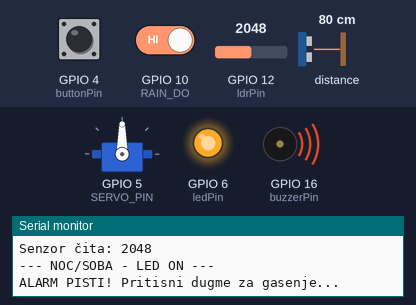
Simulated run of this sketch. Board: ESP32-S3. On the bench: servo, output pins drawn as LEDs (lit = HIGH), buzzer (waves = sounding), the last lines printed to the serial monitor. The inputs (shaded band) are chosen by the test bench; at power-on: GPIO 10 (RAIN_DO) HIGH, GPIO 4 (buttonPin) HIGH, GPIO 12 (ldrPin) = 2048, distance to the obstacle 80 cm.

Above: at 1.3 s.
1.4 s: GPIO 10 (RAIN_DO) driven LOW
At 4.1 s:
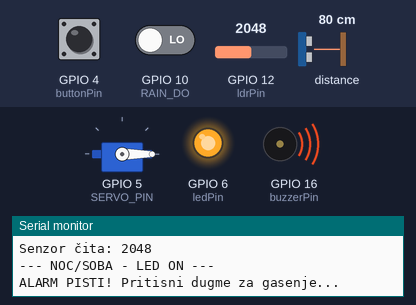
4.5 s: GPIO 4 (buttonPin) pulled LOW for 3.2 s
At 5.5 s:
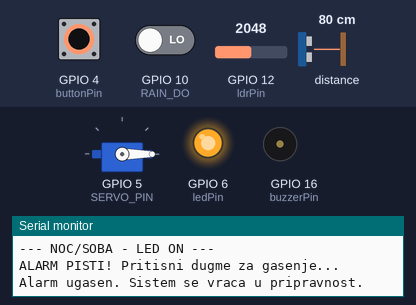
10.8 s: GPIO 12 (ldrPin) set to 547
12.3 s: GPIO 12 (ldrPin) set to 463
At 13.3 s:
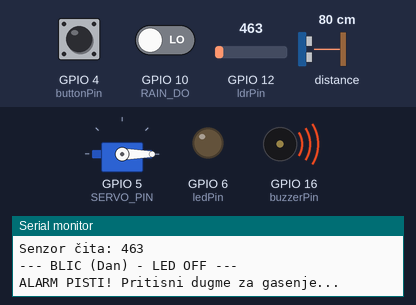
13.9 s: GPIO 10 (RAIN_DO) driven HIGH
At 16.2 s:
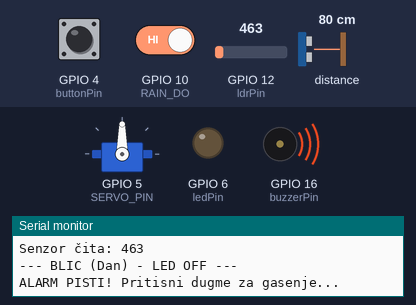
17.0 s: GPIO 4 (buttonPin) pulled LOW for 0.65 s
At 17.6 s:
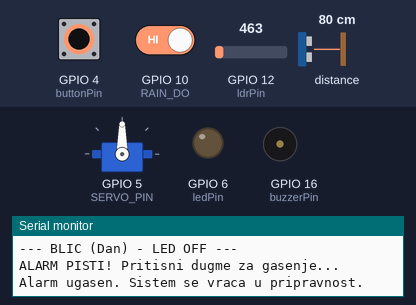
Timing chart, 0 to 21.1 s (numbered marks = the images above; inputs shaded):
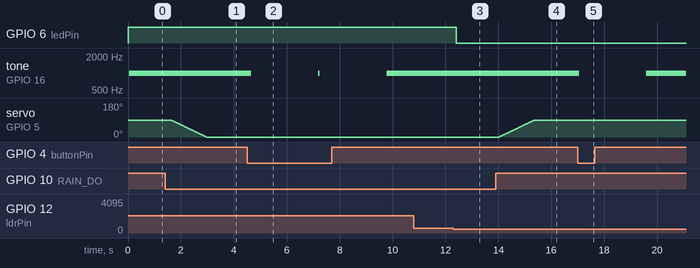

Measured:
- the behaviour switches between 500 and 499 on GPIO 12 (ldrPin) (found by bisection; images 2 and 3)
- after the input at 1.4 s, servo on GPIO 5 (SERVO_PIN): moves from 90° to 0° over 1.3 s, starting after 0.22 s
- after the input at 4.5 s, tone on GPIO 16 (buzzerPin): alternates 1000 Hz for 0.05 s and silent for 2.5 s, starting after 0.16 s
- after the input at 12.3 s, GPIO 6 (ledPin): HIGH → LOW after 0.11 s
- after the input at 13.9 s, servo on GPIO 5 (SERVO_PIN): moves from 0° to 90° over 1.3 s, starting after 0.13 s
- after the input at 17.0 s, tone on GPIO 16 (buzzerPin): 1000 Hz → silent after 0.06 s, → 1000 Hz 2.5 s later

The sketch:

finalni_kod.ino
```cpp
//strik
#include <ESP32Servo.h>
//alarm
#include "Adafruit_VL53L0X.h"

//strik
#define RAIN_DO 10
#define SERVO_PIN 5

//svjetlo
const int ledPin = 6;
const int ldrPin = 12;
int pragBlica = 500;

//strik
Servo mojServo;
int pozicija = 90;

//alarm
Adafruit_VL53L0X lox = Adafruit_VL53L0X();
const int buzzerPin = 16;
const int buttonPin = 4;
const int pragUdaljenosti = 1000; //1000mm = 1 metar (granica detekcije)
bool alarmAktivan = false;

void setup() {

  //strik
  pinMode(RAIN_DO, INPUT);
  Serial.begin(115200);
  mojServo.attach(SERVO_PIN);
  mojServo.write(pozicija);
  Serial.println("Sistem za zastitu vesha pokrenut");

  //svjetlo
  pinMode(ledPin, OUTPUT);
  pinMode(ldrPin, INPUT);

  //alarm
  pinMode(buzzerPin, OUTPUT);
  pinMode(buttonPin, INPUT_PULLUP);
  digitalWrite(buzzerPin, LOW);
  if (!lox.begin()) {
    Serial.println(F("Greska: VL53L0X senzor nije pronadjen!"));
    while(1);
  }
  Serial.println(F("Sistem spreman. Laserska zamka aktivna!"));
}

void loop() {

  //strik
  int stanje = digitalRead(RAIN_DO);
  if(stanje == LOW && pozicija > 0) {
    Serial.println("KISA! Uvlacim strik...");
    for(int i = pozicija; i >= 0; i--) {
      mojServo.write(i);
      delay(15);
    }
    pozicija = 0;
  }
  else if(stanje == HIGH && pozicija < 90) {
    Serial.println("Nema kise, izvlacim strik...");
    for(int i = pozicija; i <= 90; i++) {
      mojServo.write(i);
      delay(15);
    }
    pozicija = 90;
  }

  //svjetlo
  int ldrVrijednost = analogRead(ldrPin);
  Serial.print("Senzor čita: ");
  Serial.println(ldrVrijednost);
  // Broj ispod 500, senzor je "oslijepljen" blicem -> ugasi LED
  if (ldrVrijednost < pragBlica) {
    digitalWrite(ledPin, LOW);
    Serial.println("--- BLIC (Dan) - LED OFF ---");
  }
  // Broj iznad 500, to je obično svjetlo u sobi ili mrak -> upali LED
  else {
    digitalWrite(ledPin, HIGH);
    Serial.println("--- NOC/SOBA - LED ON ---");
  }

  //alarm
    VL53L0X_RangingMeasurementData_t measure;
  lox.rangingTest(&measure, false);

  if (measure.RangeStatus != 4) {
    int trenutnaDaljina = measure.RangeMilliMeter;

    if (trenutnaDaljina < pragUdaljenosti && !alarmAktivan) {
      Serial.println("ULJEZ DETEKTOVAN!");
      alarmAktivan = true;
    }
  }

  if (alarmAktivan) {
    tone(buzzerPin, 1000);
    Serial.println("ALARM PISTI! Pritisni dugme za gasenje...");


    if (digitalRead(buttonPin) == LOW) {
      delay(50);
      alarmAktivan = false;
      noTone(buzzerPin);
      Serial.println("Alarm ugasen. Sistem se vraca u pripravnost.");
      delay(2000);
    }
  }

  delay(500);
}
```
